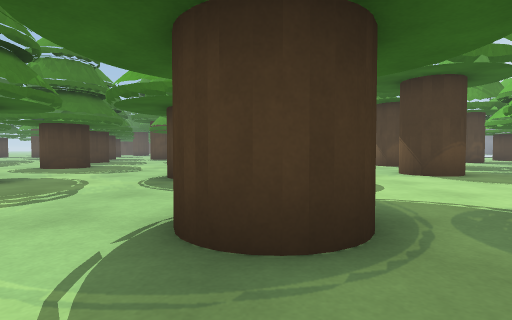
View 1 (above)

21 first-person views from a walk through a 3-D level made in the Unity game engine. The camera is 0.68 m above the floor, tilts 2° down and sees 80° across. The floor is counted in squares, 1 m on a side. Each view is taken from the middle of a square. On the plan, view 1 faces up. The plan holds only what a view shows up to about 10 squares ahead; the rest is blank. The place goes on beyond the plan. The player is left out. Surface patterns are stand-ins for the level's own textures.

View 2
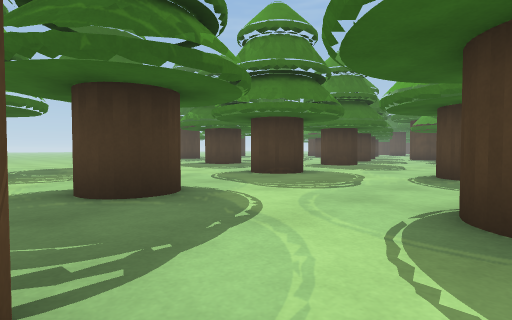

View 3
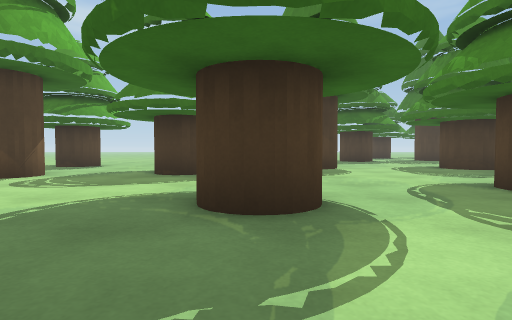

View 4
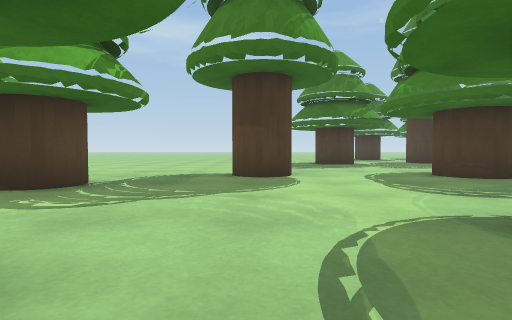

View 5
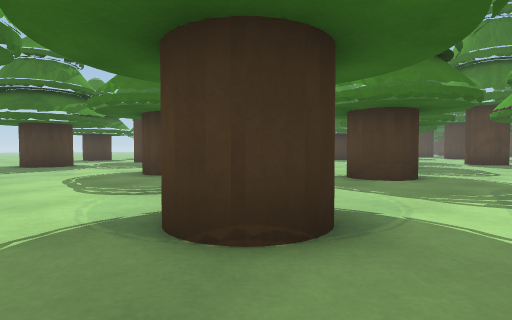

View 6
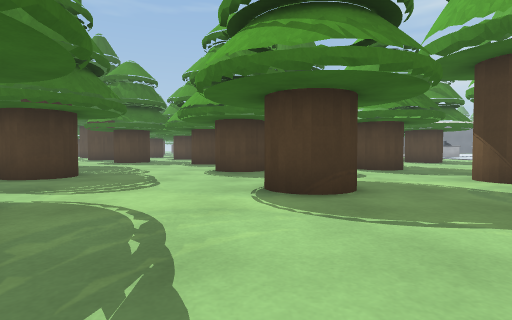

View 7
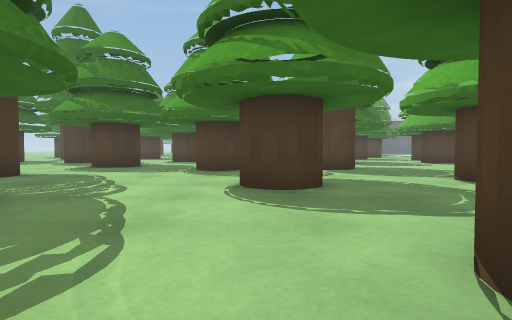

View 8
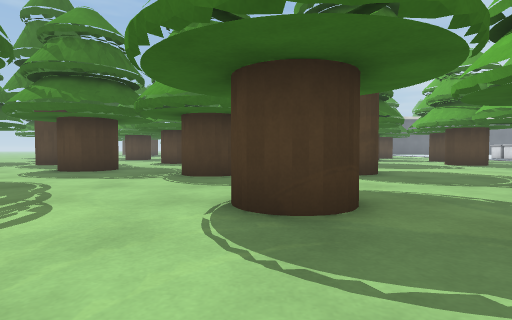

View 9
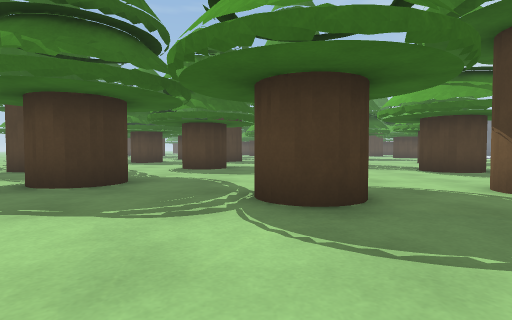

View 10
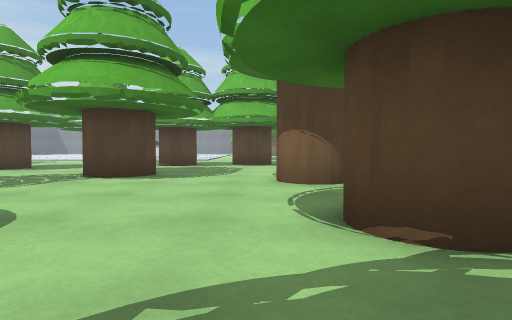

View 11
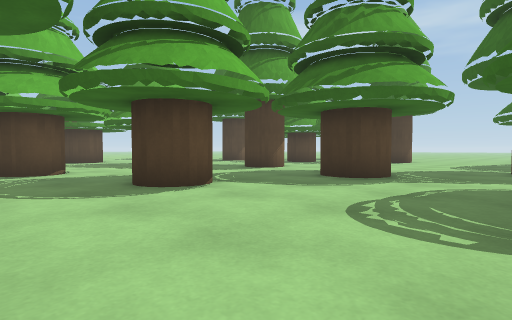

View 12
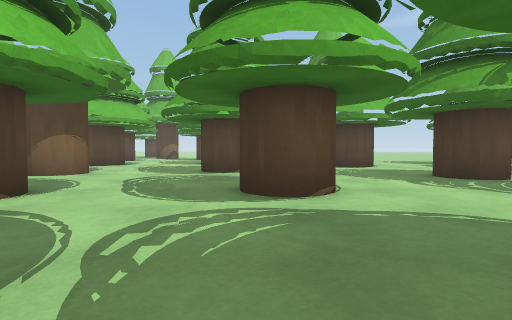

View 13
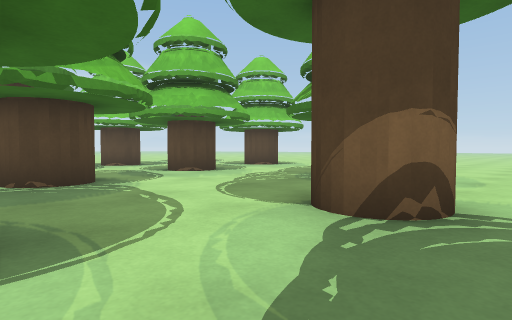

View 14
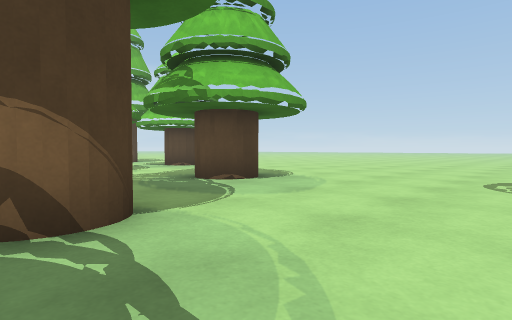

View 15
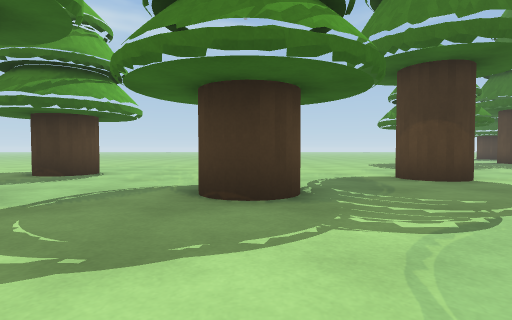

View 16
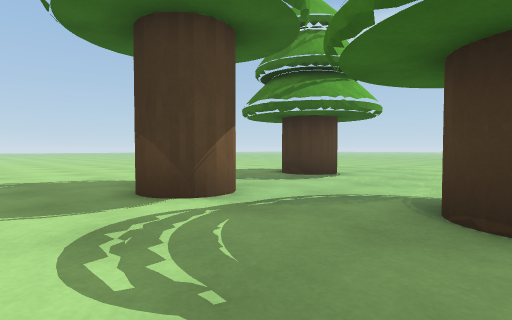

View 17
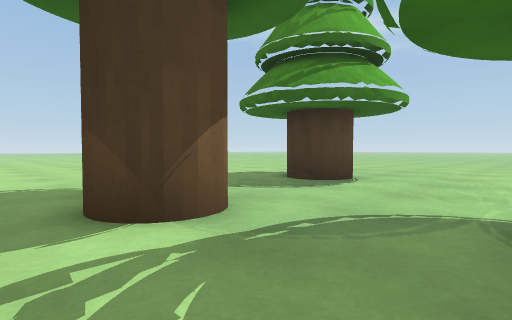

View 18
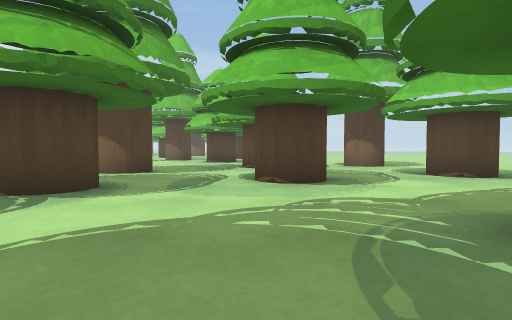

View 19
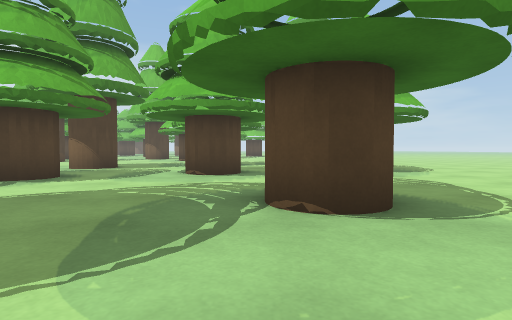

View 20
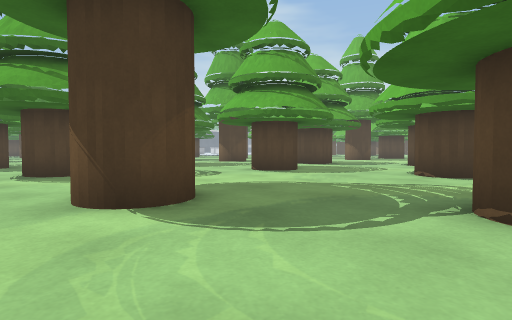

View 21
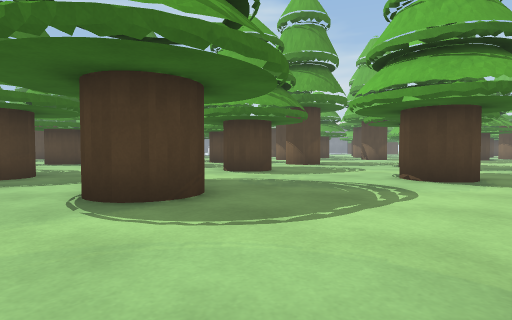

### Floor plan
Key: @ floor where view 1 was taken; # wall or solid block; x gap in a wall; . floor; O other object.
Columns run from 14 left of view 1 to 10 right of it. Each row starts with its distance up from view 1.
 26 .O......##O
 25 .........##.
 24 ............
 23 #...........
 22 O.............O
 21 #..#O..#O.....
 20 ...#O..##....
 19 ............
 18 ...........
 17 ......O...O
 16 .....O#...##.
 15  ....##......
 14 #O...........
 13 #O.........#O
 12  .....##...#O
 11  .....#O....
 10  ...........         ..
  9 ..O#........      # ...
  8 ..##........O    .#O..O
  7 ............#O   ....
  6 .......O#.....  ....
  5 ..............  ...
  4 ..O........... ....
  3 ..#........... O..
  2 ..O......O....##.
  1 .........#........##..#O
  0 ..............@...O#....
 -1 ....#.......##..........
 -2 ....O.......#O..........
 -3 ...................##...O
 -4 ...................O#
 -5 .....O#................
 -6 OO... #.......O ........
 -7  #..  ..  .....x........

Where each view was taken, in squares from view 1:
view 1: 0 up, 0 right, facing up
view 2: 1 down, 0 right, facing up-left
view 3: 1 up, 1 left, facing left
view 4: 3 up, 4 left, facing left
view 5: 4 up, 4 left, facing up-left
view 6: 6 up, 8 left, facing up
view 7: 10 up, 9 left, facing up
view 8: 12 up, 9 left, facing up
view 9: 16 up, 11 left, facing up
view 10: 22 up, 13 left, facing right
view 11: 26 up, 7 left, facing down-left
view 12: 21 up, 8 left, facing down
view 13: 2 up, 3 left, facing down-right
view 14: 1 down, 5 left, facing down-right
view 15: 1 down, 5 left, facing left
view 16: 1 down, 6 left, facing down-left
view 17: 2 down, 7 left, facing down-left
view 18: 3 down, 1 left, facing right
view 19: 5 down, 3 left, facing right
view 20: 1 down, 14 left, facing up-right
view 21: 4 up, 14 left, facing up-right
